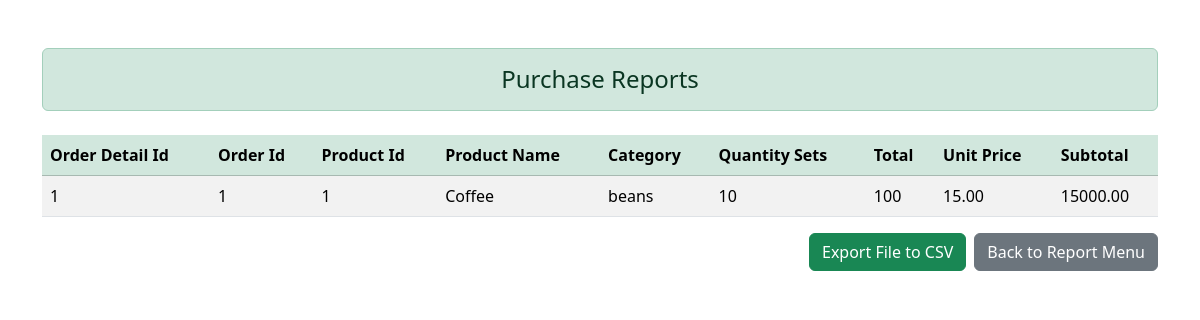
Screenshot of /jobdb/page/manager/purchase_manager_reports.php with the database file from the repository.
### tables this page shows
CREATE TABLE `orderlist_reports` (
  `order_detail_id` int(11) NOT NULL,
  `order_id` int(11) NOT NULL,
  `product_id` int(11) NOT NULL,
  `product_name` varchar(50) NOT NULL,
  `category` varchar(50) NOT NULL,
  `quantity_sets` int(11) NOT NULL,
  `total` int(11) NOT NULL,
  `unit_price` decimal(10,2) NOT NULL,
  `subtotal` decimal(10,2) NOT NULL
);

### jobdb/page/manager/purchase_manager_reports.php (the view, shortened to what this page needs)
<?php
$conn = new ConnectionDatabase();
$conn = $conn->connect();
$query = "SELECT * FROM orderlist_reports";
$result = mysqli_query($conn, $query);
$requisitions = [];
if ($result && mysqli_num_rows($result) > 0) {
    while ($row = mysqli_fetch_assoc($result)) {
        $requisitions[] = $row;
    }
}
?>
<!doctype html>
<html lang="th">
<head>
    <link href="https://cdn.jsdelivr.net/npm/bootstrap@5.3.3/dist/css/bootstrap.min.css" rel="stylesheet">
</head>
<body>
    <div class="container-lg mt-5 report-container">
        <div class="h4 text-center alert alert-success mb-4 mt-4" role="alert">Purchase Reports</div>
        <div class="table-responsive">
            <table class="table table-striped table-hover">
                <thead class="table-success">
                    <tr>
                        <th>Order Detail Id</th>
                        <th>Order Id</th>
                        <th>Product Id</th>
                        <th>Product Name</th>
                        <th>Category</th>
                        <th>Quantity Sets</th>
                        <th>Total</th>
                        <th>Unit Price</th>
                        <th>Subtotal</th>
                    </tr>
                </thead>
                <tbody>
                    <?php foreach ($requisitions as $requisition): ?>
                        <tr>
                            <td><?= htmlspecialchars($requisition['order_detail_id']) ?></td>
                            <td><?= htmlspecialchars($requisition['order_id']) ?></td>
                            <td><?= htmlspecialchars($requisition['product_id']) ?></td>
                            <td><?= htmlspecialchars($requisition['product_name']) ?></td>
                            <td><?= htmlspecialchars($requisition['category']) ?></td>
                            <td><?= htmlspecialchars($requisition['quantity_sets']) ?></td>
                            <td><?= htmlspecialchars($requisition['total']) ?></td>
                            <td><?= htmlspecialchars($requisition['unit_price']) ?></td>
                            <td><?= htmlspecialchars($requisition['subtotal']) ?></td>
                        </tr>
                    <?php endforeach; ?>
                </tbody>
            </table>
        </div>
        <div class="d-flex justify-content-end">
            <button class="btn btn-success me-2" onclick="exportToCSV()">Export File to CSV</button>
            <a href="manager_report.php" class="btn btn-secondary">Back to Report Menu</a>
        </div>
    </div>
</body>
</html>

### rows the page displays
orderlist_reports: order_detail_id "1", order "1", product "1", product_name "Coffee", category "beans", quantity_sets "10", total "100", unit_price "15.00", subtotal "15000.00"
